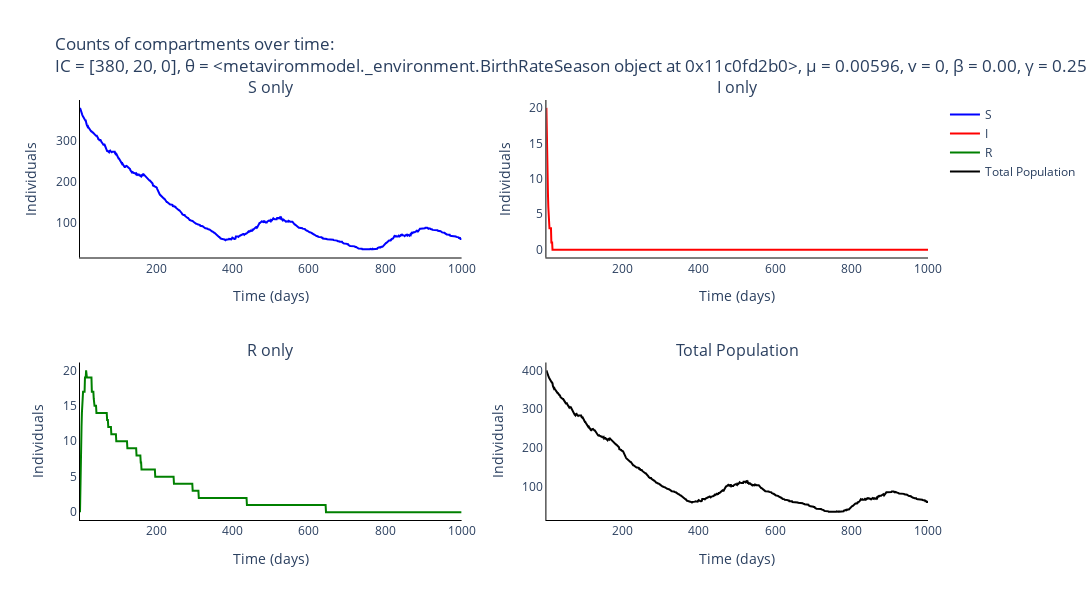

Write notebook code for a chart like this one.
### Markdown cell above
### Plot output of Gillespie for the different compartments

### Code cell
# Trace names - represent the type of individuals for the simulation
trace_name = ['{}'.format(s) for s in compartments]

# Names of panels
panels = ['{} only'.format(s) for s in compartments] + ['Total Population']

fig = go.Figure()
fig = make_subplots(rows=int(np.ceil(len(panels)/2)), cols=2, subplot_titles=tuple('{}'.format(p) for p in panels))

# Add traces to the separate counts panels
for s, spec in enumerate(compartments):
    fig.add_trace(
        go.Scatter(
            y=np.mean(output_algorithm[:, :, s], axis=0).tolist(),
            x=times,
            mode='lines',
            name=trace_name[s],
            line_color=colours[s]
        ),
        row= int(np.floor(s / 2)) + 1,
        col= s % 2 + 1
    )

fig.add_trace(
    go.Scatter(
        y=np.mean(np.sum(output_algorithm, axis=2), axis=0).tolist(),
        x=times,
        mode='lines',
        name='Total Population',
        line_color='black'
    ),
    row= 2,
    col= 2
)


# Add axis labels
fig.update_layout(
    title='Counts of compartments over time:<br>IC = {}, θ = {}, μ = {}, v = {}, β = {:.2f}, γ = {:.2f}'.format(parameters[0:3], parameters[3], parameters[4], parameters[5], parameters[6], parameters[7]),
    width=1100, 
    height=600,
    plot_bgcolor='white',
    xaxis=dict(
        linecolor='black',
        title = 'Time (days)'
        ),
    yaxis=dict(
        linecolor='black',
        title = 'Individuals'),
    xaxis2=dict(
        linecolor='black',
        title = 'Time (days)'
        ),
    yaxis2=dict(
        linecolor='black',
        title = 'Individuals'),
    xaxis3=dict(
        linecolor='black',
        title = 'Time (days)'
        ),
    yaxis3=dict(
        linecolor='black',
        title = 'Individuals'),
    xaxis4=dict(
        linecolor='black',
        title = 'Time (days)'
        ),
    yaxis4=dict(
        linecolor='black',
        title = 'Individuals')
    #legend=dict(
    #    orientation="h",
    #    yanchor="bottom",
    #    y=1.02,
    #    xanchor="right",
    #    x=1
    #)
    )

fig.write_image('images/SIR-gillespie-HPV.pdf')
fig.show()

### Figure 1 — Plotly figure (JSON) as saved in the notebook; plotly's stock layout.template omitted (floating-point values rounded to 4 significant figures; data arrays with more than 128 entries replaced by an {"elided": "..."} marker saying what was removed)
{"data": [{"line": {"color": "blue"}, "mode": "lines", "name": "S", "type": "scatter", "x": {"elided": "1000 int values"}, "xaxis": "x", "y": {"elided": "1000 int values"}, "yaxis": "y"}, {"line": {"color": "red"}, "mode": "lines", "name": "I", "type": "scatter", "x": {"elided": "1000 int values"}, "xaxis": "x2", "y": {"elided": "1000 int values"}, "yaxis": "y2"}, {"line": {"color": "green"}, "mode": "lines", "name": "R", "type": "scatter", "x": {"elided": "1000 int values"}, "xaxis": "x3", "y": {"elided": "1000 int values"}, "yaxis": "y3"}, {"line": {"color": "black"}, "mode": "lines", "name": "Total Population", "type": "scatter", "x": {"elided": "1000 int values"}, "xaxis": "x4", "y": {"elided": "1000 int values"}, "yaxis": "y4"}], "layout": {"annotations": [{"font": {"size": 16}, "showarrow": false, "text": "S only", "x": 0.225, "xanchor": "center", "xref": "paper", "y": 1, "yanchor": "bottom", "yref": "paper"}, {"font": {"size": 16}, "showarrow": false, "text": "I only", "x": 0.775, "xanchor": "center", "xref": "paper", "y": 1, "yanchor": "bottom", "yref": "paper"}, {"font": {"size": 16}, "showarrow": false, "text": "R only", "x": 0.225, "xanchor": "center", "xref": "paper", "y": 0.375, "yanchor": "bottom", "yref": "paper"}, {"font": {"size": 16}, "showarrow": false, "text": "Total Population", "x": 0.775, "xanchor": "center", "xref": "paper", "y": 0.375, "yanchor": "bottom", "yref": "paper"}], "height": 600, "plot_bgcolor": "white", "title": {"text": "Counts of compartments over time:<br>IC = [380, 20, 0], θ = <metavirommodel._environment.BirthRateSeason object at 0x11c0fd2b0>, μ = 0.00596, v = 0, β = 0.00, γ = 0.25"}, "width": 1100, "xaxis": {"anchor": "y", "domain": [0, 0.45], "linecolor": "black", "title": {"text": "Time (days)"}}, "xaxis2": {"anchor": "y2", "domain": [0.55, 1], "linecolor": "black", "title": {"text": "Time (days)"}}, "xaxis3": {"anchor": "y3", "domain": [0, 0.45], "linecolor": "black", "title": {"text": "Time (days)"}}, "xaxis4": {"anchor": "y4", "domain": [0.55, 1], "linecolor": "black", "title": {"text": "Time (days)"}}, "yaxis": {"anchor": "x", "domain": [0.625, 1], "linecolor": "black", "title": {"text": "Individuals"}}, "yaxis2": {"anchor": "x2", "domain": [0.625, 1], "linecolor": "black", "title": {"text": "Individuals"}}, "yaxis3": {"anchor": "x3", "domain": [0, 0.375], "linecolor": "black", "title": {"text": "Individuals"}}, "yaxis4": {"anchor": "x4", "domain": [0, 0.375], "linecolor": "black", "title": {"text": "Individuals"}}}}
